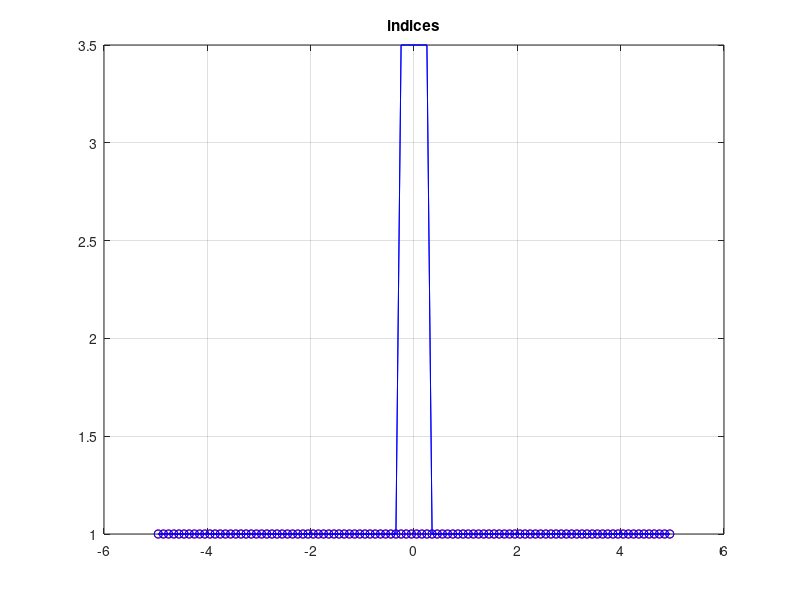

Reproduce this figure in MATLAB.
% WGgen : generateur d'une grille reguliere de type 
% differences/volumes finis
% Auteurs JC Toussaint & L Bastard - BE EM

% Bibliographie :
% Stern Progress in Electromagnetics Research (1995), PIER 10, 123-186
% Finite Difference Analysis of Planar Optical Waveguides
%

function g=WGgen
clc
clear all
close all

h=0.1;
g=uniform_grid(-5.0, 5.0, h);
g.lambda=1.;

% coordonnees des sommets du polygone
% decrivant une portion du guide
a = 0.3; %demi epaisseur du dielectrique en µm

node1 = [-5 -a];
node2 = [-a a];
node3 = [a 5];

indice=3.5;

%On fait un saut d'indice
g=insert(g, node1, 1);
g=insert(g, node2, indice);
g=insert(g, node3, 1);
end

function g=uniform_grid(xmin, xmax, hx)
g.x=xmin+hx/2:hx:xmax-hx/2;

g.p     = g.x(:);
g.Nx=length(g.x);
g.reg =zeros(g.Nx, 1);
g.indice =ones(g.Nx, 1);
g.N=g.Nx;
g.nrg=0;
g.dx=hx;

figure(1)
plot(g.p, g.indice, 'ro');
hold on
end

function g=insert(g, nodes, indice)
assert(length(nodes)==2, 'node length > 2')
figure(1)

xmin=nodes(1);
xmax=nodes(2);
xmin=min(xmin, xmax);
xmax=max(xmin, xmax);
lst_in=find((g.p>xmin) & (g.p<xmax));

g.nrg=g.nrg+1;
g.reg(lst_in)=g.nrg;
g.indice(lst_in)=indice;

plot(g.p, g.indice, 'b-')
plot(g.p(lst_in), ones(length(lst_in), 1), 'bo-')
grid on
hold on
title('indices')
drawnow()
end
